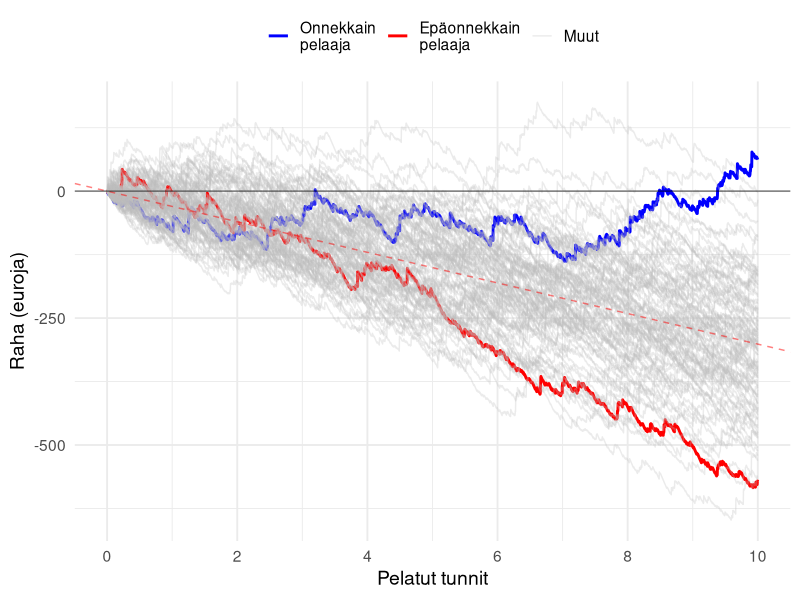
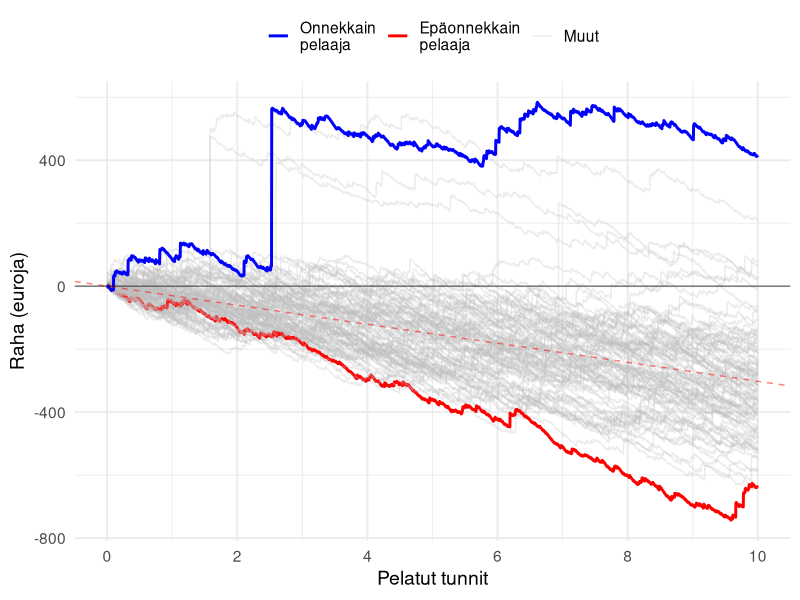

The R source for these figures, in order: (Note: this script raises an error after producing the figures.)
## ---- chunk 1
knitr::opts_chunk$set(include = TRUE, echo = TRUE, message = FALSE, warning = FALSE)
## ---- chunk 2
library(tidyverse)
library(gganimate)
library(transformr)
library(truncnorm)


casino_simulator <- function(rounds, players, topbottom = F, volatility = "low") {
  
  simulations = data.frame(nrow = 0)
  
  if (volatility=="low") {
    payout <- c(100, 50, 30, 15, 8, 7, 3, 2, 0) - 1
    probability <- c(0.002, 0.011, 0.236, 1.151, 1.101, 1.123, 7.445, 12.928, 76.003)/100
    ev <- sum(payout*probability) #ev = -0.10045
  }
  
  else {
    payout <- c(500, 65, 45, 13, 7, 6, 3, 2, 0) - 1
    probability <- c(0.002, 0.011, 0.236, 1.151, 1.101, 1.123, 7.445, 12.928, 76.003)/100
    ev <- sum(payout*probability) #ev = -0.10066
  }

  for (i in 1:players) {
    
    test <- sample(payout, rounds, replace=TRUE, prob=probability)
    test <- data.frame(run = test)
    names(test)[1] <- i
    simulations <- cbind(simulations, cumsum(test))
    simulations$nrow <- NULL
  }
  
  max_value <- which(tail(simulations, 1) == max(tail(simulations, 1))) # Among the last row, which column has the highest value
  min_value <- which(tail(simulations, 1) == min(tail(simulations, 1))) # Among the last row, which column has the lowest value
  
  simulations$ID <- seq.int(nrow(simulations))
  
  simulations.long <- simulations %>% 
    gather(key, value, -ID) %>%
    dplyr::mutate(profit = factor(ifelse(value > 0, 1, 0))) # Is the player winning or not
  
  # Plot all players
  plot <- simulations.long %>%
    ggplot(aes(ID, value, group=key)) + # group=key here required for complex animation
    geom_line(aes(colour = key)) +
    geom_abline(intercept = 0, slope = ev, linetype="dashed", size=0.5, color="red", alpha=.5) +
    geom_hline(yintercept = 0, size=0.5, alpha=.5) +
    xlab("Pelatut tunnit") + ylab("Raha (euroja)") +
    theme_minimal(base_size=14) +
    scale_x_continuous(breaks = seq(0, rounds, by = 600), #by = 600 on by 2 hours (i.e. 600 rounds / 5 / 60)
                       labels=function(x)round(x/5/60, 1)) +
    guides(color="none")

  # Plot only the top and bottom "players"
  plot2 <- simulations.long %>%
    dplyr::filter(key == max_value | key == min_value) %>%
    dplyr::mutate(key = factor(key, levels = c(max_value, min_value),
                               labels = c("Onnekkain\npelaaja", "Epäonnekkain\npelaaja"))) %>%
    ggplot(aes(ID, value, group=key)) +
    geom_line(aes(colour = key)) +
    geom_abline(intercept = 0, slope = ev, linetype="dashed", size=0.5, color="red", alpha=.5) +
    geom_hline(yintercept = 0, size=0.5, alpha=.5) +
    xlab("Pelatut tunnit") + ylab("Raha (euroja)") +
    theme_minimal(base_size=14) +
    scale_x_continuous(breaks = seq(0, rounds, by = 600), # Jos visualisoidaan alle tunti, x-akseli ei näy oikein!
                       labels=function(x)round(x/5/60, 1)) +
    guides(color="none")
  
  # Combined plot
  plot3 <- simulations.long %>%
    dplyr::mutate(maxmin = case_when(key == max_value ~ "Onnekkain\npelaaja",
                                     key == min_value ~ "Epäonnekkain\npelaaja",
                                     TRUE ~ "Muut"),
                  maxmin = factor(maxmin, levels = c("Onnekkain\npelaaja", "Epäonnekkain\npelaaja", "Muut"))) %>%
    ggplot(aes(ID, value, group=key)) +
    geom_line(aes(colour = maxmin, alpha = maxmin, size = maxmin)) +
    geom_abline(intercept = 0, slope = ev, linetype="dashed", size=0.5, color="red", alpha=.5) +
    geom_hline(yintercept = 0, size=0.5, alpha=.5) +
    xlab("Pelatut tunnit") + ylab("Raha (euroja)") +
    scale_color_manual(values=c("blue", "red", "grey")) +
    theme_minimal(base_size=14) +
    theme(legend.title = element_blank(),
          legend.position = "top") +
    scale_x_continuous(breaks = seq(0, rounds, by = 600),
                       labels=function(x)round(x/5/60, 1)) +
    scale_alpha_manual(values = c(1, 1, .3)) +
    scale_size_manual(values = c(1, 1, .5))
  
  
  if (topbottom == F) {
    return(plot3) 
    }
  else {
    return(plot2)
    }
}
## ---- chunk 3
set.seed(1)
animation <- casino_simulator(3000, 100, T, "low") + 
  geom_segment(aes(xend = 3000, yend = value), linetype = 2, colour = 'grey') + 
  geom_point(size=2) +
  geom_text(aes(x = 3000, label = key, color=profit), hjust = 0) +
  geom_text(aes(x = ID, label = round(value, -1), color = profit), vjust=2) +
  scale_color_manual(values=c("red", "darkgreen", "salmon", "lightblue")) +
  transition_reveal(ID) +
  coord_cartesian(clip = 'off') +
  theme(plot.margin = margin(5.5, 50, 5.5, 5.5))

animate(animation, duration = 15, fps = 10)
## ---- chunk 4
set.seed(1)
casino_simulator(3000, 100, F, "low")
## ---- chunk 5
set.seed(1)
animation <- casino_simulator(3000, 100, T, "high") + 
  geom_segment(aes(xend = 3000, yend = value), linetype = 2, colour = 'grey') + 
  geom_point(size=2) +
  geom_text(aes(x = 3000, label = key, color=profit), hjust = 0) +
  geom_text(aes(x = ID, label = round(value, -1), color = profit), vjust=2) +
  scale_color_manual(values=c("red", "darkgreen", "salmon", "lightblue")) +
  transition_reveal(ID) +
  coord_cartesian(clip = 'off') +
  theme(plot.margin = margin(5.5, 50, 5.5, 5.5))

animate(animation, duration = 15, fps = 10)
## ---- chunk 6
set.seed(1)
casino_simulator(3000, 100, F, "high")
## ---- chunk 7
set.seed(1)
animation <- casino_simulator(9000, 100, T, "high") + 
  geom_segment(aes(xend = 9000, yend = value), linetype = 2, colour = 'grey') + 
  geom_point(size=2) +
  geom_text(aes(x = 9000, label = key, color=profit), hjust = 0) +
  geom_text(aes(x = ID, label = round(value, -1), color = profit), vjust=2) +
  scale_color_manual(values=c("red", "darkgreen", "salmon", "lightblue")) +
  transition_reveal(ID) +
  coord_cartesian(clip = 'off') +
  theme(plot.margin = margin(5.5, 50, 5.5, 5.5))

animate(animation, duration = 25, fps = 10)
## ---- chunk 8
set.seed(1)
casino_simulator(9000, 100, F, "high")
